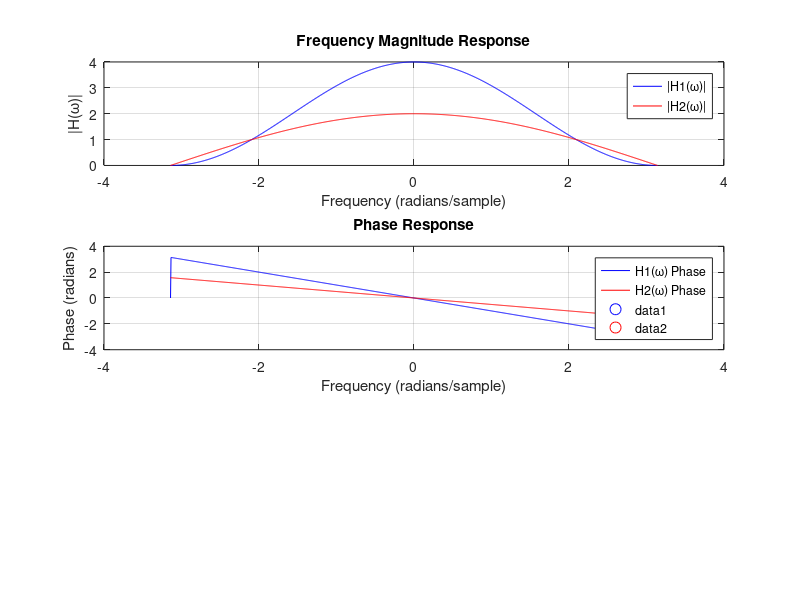
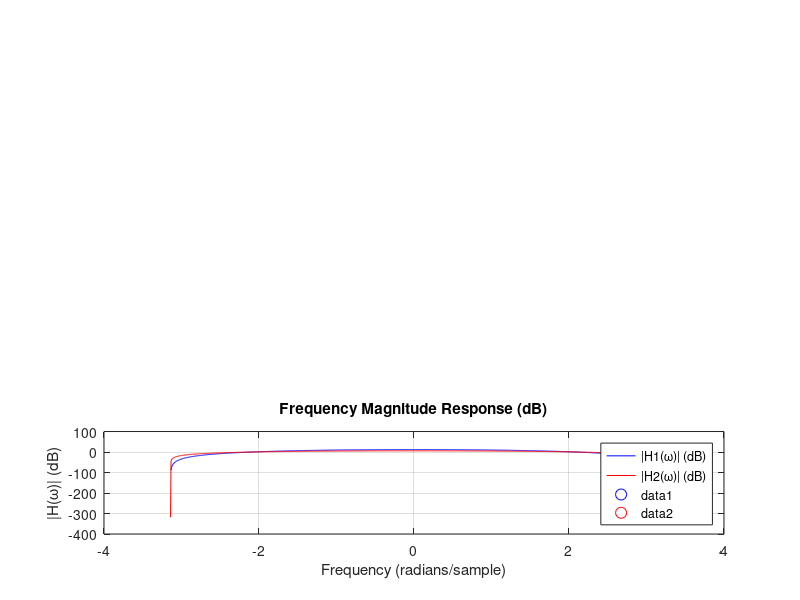

These figures' MATLAB source, in order:
clc
clear all;

% Define the frequency range
omega = linspace(-pi, pi, 1000);

% Define the filter coefficients
h1 = [-0.8, 1.6, 25.5, 47, 25.5, 1.6, -0.8];
h2 = [-0.8, 1.6, 27.5, 47, 27.5, 1.6, -0.8];

% Compute the frequency responses
H1 = 1 + 2*exp(-1j*omega) + exp(-2*1j*omega);
H2 = 1 + exp(-1j*omega);

% Plot the frequency magnitude response
figure;
subplot(3, 1, 1);
plot(omega, abs(H1), 'b', omega, abs(H2), 'r');
xlabel('Frequency (radians/sample)');
ylabel('|H(\omega)|');
title('Frequency Magnitude Response');
legend('|H1(\omega)|', '|H2(\omega)|');
grid on;

% Plot the phase response
subplot(3, 1, 2);
plot(omega, angle(H1), 'b', omega, angle(H2), 'r');
xlabel('Frequency (radians/sample)');
ylabel('Phase (radians)');
title('Phase Response');
legend('H1(\omega) Phase', 'H2(\omega) Phase');
grid on;

% Mark the frequency where the responses are equal
omega_o = pi;
hold on;
plot(omega_o, angle(H1(abs(omega - omega_o) < eps)), 'bo', 'MarkerSize', 8);
plot(omega_o, angle(H2(abs(omega - omega_o) < eps)), 'ro', 'MarkerSize', 8);
hold off;

% Plot the frequency magnitude response in dB
figure;
subplot(3, 1, 3);
plot(omega, 20*log10(abs(H1)), 'b', omega, 20*log10(abs(H2)), 'r');
xlabel('Frequency (radians/sample)');
ylabel('|H(\omega)| (dB)');
title('Frequency Magnitude Response (dB)');
legend('|H1(\omega)| (dB)', '|H2(\omega)| (dB)');
grid on;


% Mark the frequency where the responses are equal
omega_o = pi;
hold on;
plot(omega_o, 20*log10(abs(angle(H1(abs(omega - omega_o) < eps)))), 'bo', 'MarkerSize', 8);
plot(omega_o, 20*log10(abs(angle(H2(abs(omega - omega_o) < eps)))), 'ro', 'MarkerSize', 8);
hold off;
